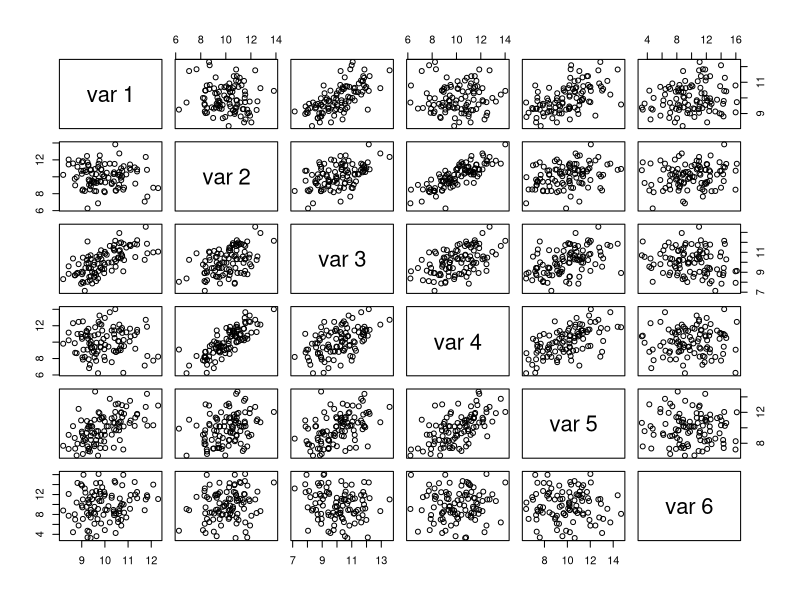

Recreate this plot in R.
## ---- chunk 1

## Generate some data
library(mvtnorm)

mu = rep(10, 6)
cov = matrix(nrow = 6, byrow = TRUE,
  c(1, 0, 1, 0, 1, 1,
    0, 2, 1, 2, 1, 1,
    1, 1, 2, 1, 1, 0,
    0, 2, 1, 3, 2, 1,
    1, 1, 1, 2, 4, 1,
    1, 1, 0, 1, 1, 10)
  )

set.seed(1000)
X = rmvnorm(100, mu, cov)

## How do the data correlate?
cor(X)
pairs(X)

## Principal Components
summary(X)

## Since all of the variables are roughly the same scale we do not need to standardize the data
(pr = prcomp(X))

## Principal components rotation matrix is actually the same as th eigen vectors
sqrt(eigen(cov)$values)
